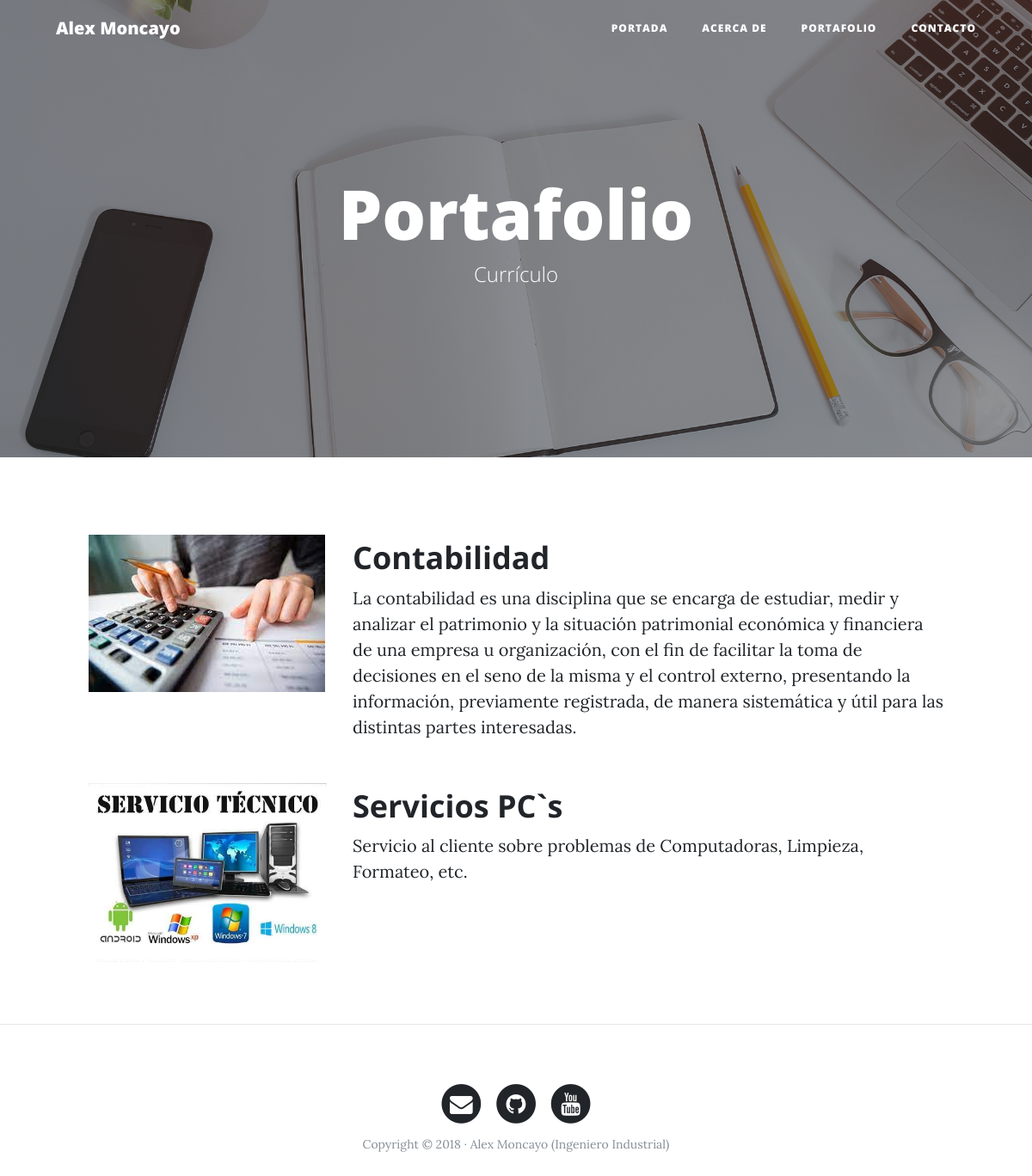
The page /portfolio/ on the database its author committed.
### portfolio/models.py (models this page shows, shortened)
class Project(models.Model):
     title = models.CharField(max_length=200, verbose_name= "Título")
     description = models.TextField(verbose_name= "Descripción")
     image = models.ImageField( verbose_name= "Imagen", upload_to ="projects")
     created = models.DateTimeField(auto_now_add=True, verbose_name= "Fecha de Creación")
     updated = models.DateTimeField(auto_now=True, verbose_name= "Fecha de Edición")
     class Meta:
          verbose_name = 'proyecto'
          verbose_name_plural = 'proyectos'
          ordering = ["-created"]

### portfolio/views.py (the view)
def portfolio(request):
    projects = Project.objects.all()
    return render(request, "portfolio/portfolio.html", {"projects" : projects })

### portfolio/templates/portfolio/portfolio.html (shortened to what this page needs)
{% extends 'core/base.html' %}
{% block background %} {% load static %} {% static 'core/img/portfolio-bg.jpg' %} {% endblock %}
{% block headers %}
     <h1>Portafolio</h1>
	    <span class="subheading">Currículo</span>
{% endblock %}
{% block content %}
    {% for project in projects %}
        <div class="row project">
        <div class="col-lg-3 col-md-4 offset-lg-1">
                <img class="img-fluid" src="{{ project.image.url }}" alt="">
        </div>
        <div class="col-lg-7 col-md-8">
            <h2 class="section-heading title">{{ project.title }}</h2>
            <p>{{ project.description }}</p>
        </div>
        </div>
    {% endfor %}
{% endblock %}

### core/Templates/core/base.html (shortened to what this page needs)
<!DOCTYPE html>
<html lang="es">
  <head>
    {% load static %}
    <link href="{% static 'core/vendor/bootstrap/css/bootstrap.min.css' %}" rel="stylesheet">
    <link href="{% static 'core/vendor/font-awesome/css/font-awesome.min.css' %}" rel="stylesheet" type="text/css">
    <link href="{% static 'core/css/clean-blog.min.css' %}" rel="stylesheet">
  </head>
  <body>
    <nav class="navbar navbar-expand-lg navbar-light fixed-top" id="mainNav">
      <div class="container">
        <a class="navbar-brand" href="{% url 'home' %}">Alex Moncayo</a>
        <div class="collapse navbar-collapse" id="navbarResponsive">
          <ul class="navbar-nav ml-auto">
            <li class="nav-item">
              <a class="nav-link" href="{% url 'home' %}">Portada</a>
            </li>
            <li class="nav-item">
              <a class="nav-link" href="{% url 'about' %}">Acerca de</a>
            </li>
            <li class="nav-item">
              <a class="nav-link" href="{% url 'portfolio' %}">Portafolio</a>
            </li>
            <li class="nav-item">
              <a class="nav-link" href="{% url 'contacto' %}">Contacto</a>
            </li>
          </ul>
        </div>
      </div>
    </nav>
    <header class="masthead" style="background-image: url('{% block background %} {% endblock %} ')">
      <div class="overlay"></div>
      <div class="container">
        <div class="row">
          <div class="col-lg-8 col-md-10 mx-auto">
            <div class="site-heading">
                {% block headers %} {% endblock %}
            </div>
          </div>
        </div>
      </div>
    </header>
{% block content %} {% endblock %}
{% if request.path != "/" %} <hr> {% endif %}
    <footer>
      <div class="container">
        <div class="row">
          <div class="col-lg-8 col-md-10 mx-auto">
            <ul class="list-inline text-center">
              <li class="list-inline-item">
                <a href="#">
                  <span class="fa-stack fa-lg">
                    <i class="fa fa-circle fa-stack-2x"></i>
                    <i class="fa fa-envelope fa-stack-1x fa-inverse"></i>
                  </span>
                </a>
              </li>
              <li class="list-inline-item">
                <a href="#">
                  <span class="fa-stack fa-lg">
                    <i class="fa fa-circle fa-stack-2x"></i>
                    <i class="fa fa-github fa-stack-1x fa-inverse"></i>
                  </span>
                </a>
              </li>
              <li class="list-inline-item">
                <a href="#">
                  <span class="fa-stack fa-lg">
                    <i class="fa fa-circle fa-stack-2x"></i>
                    <i class="fa fa-youtube fa-stack-1x fa-inverse"></i>
                  </span>
                </a>
              </li>
            </ul>
            <p class="copyright text-muted">Copyright &copy; 2018 · Alex Moncayo (Ingeniero Industrial) </p>
          </div>
        </div>
      </div>
    </footer>
  </body>
</html>

### rows shown on the page
Project: image (picture), title "Contabilidad", description "La contabilidad es una disciplina que se encarga de estudiar, medir y analizar el patrimonio y la situación patrimonial económica y financiera de una empresa u organización, con el fin de facilitar la toma de decisiones en el seno de la misma y el control externo, presentando la información, previamente registrada, de manera sistemática y útil para las distintas partes interesadas."
Project: image (picture), title "Servicios PC`s", description "Servicio al cliente sobre problemas de Computadoras, Limpieza, Formateo, etc."
